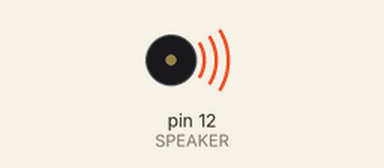
Recording of a sketch running on a simulated Arduino Uno, built with avr-gcc and run on an emulated ATmega328P. Parts: buzzer (waves = sounding).

Above: at 0.05 s.
Timing chart, 0 to 3.0 s (numbered marks = the images above):
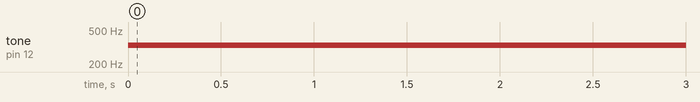

The sketch:

playingDoMi.ino
```cpp
//***************************************/
//Program 2 for generating sound using the tone function
//***************************************/
#define BEATTIME 100 //Length of the generated tone (msec)
#define SPEAKER 12 //Pin number of the speaker

void setup() {
}

void loop() {
  tone(SPEAKER,262,BEATTIME) ; // Do
  tone(SPEAKER,330,BEATTIME) ; // Mi
  delay(BEATTIME) ;
}
```

Measured:
- by itself, tone on pin 12 (SPEAKER): silent → 330 Hz at 0.00 s
